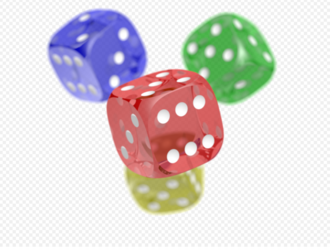
#> input picture Week_3/PNG_transparency_demonstration_2.png, 330 x 247 px, found by its file name
$ jupyter execute 05-alpha-channel.ipynb
#> lines starting #> are read from the running program, lines starting #| are printed output that depends on the picture
##Alpha channel and 4-channel images

## Alpha Channel and 4-Channel Images

In digital imaging, a **4-channel image** typically consists of **Red, Green, Blue, and Alpha (RGBA)** channels. The first three channels define color, while the **alpha channel** controls transparency.

### What Is the Alpha Channel?
The **alpha channel** stores opacity information for each pixel:
- **0 (or 0%)** → fully transparent
- **1 (or 100%)** → fully opaque
- Values in between → partial transparency

This allows images to blend smoothly with backgrounds, create soft edges, shadows, and visual effects.

### RGB vs. RGBA
- **RGB (3 channels):** Color only, no transparency
- **RGBA (4 channels):** Color + transparency via alpha

### Common Uses
- PNG images with transparent backgrounds
- UI elements and icons
- Image compositing and layering
- Video games, animation, and visual effects

### Why 4-Channel Images Matter
Using an alpha channel gives designers and developers precise control over how images appear when layered or rendered, making visuals cleaner and more flexible across different backgrounds.

> In short: **RGB defines what color a pixel is, alpha defines how visible it is.**

[cell 1]
import cv2
import matplotlib.pyplot as plt

Example to read PNG image containing four channels (Red, Green, Blue, Alpha).

[cell 2]
img = cv2.imread("C:/Users/sudob/OneDrive/Desktop/Week_3/PNG_transparency_demonstration_2.png", cv2.IMREAD_UNCHANGED)
#> img is the input picture: shape (247, 330, 4); mean B, G, R, A 213.2, 213.5, 219.5, 255
img.shape
#> Out = (247, 330, 4)

[cell 3]
bgr_image = img[...,0:3]   # bgr_image: extracts the first three channels of the image (Blue, Green, Red).
alpha_image = img[...,-1]  # alpha_image: extracts the last channel, which represents the alpha (transparency) channel.
#> alpha_image: shape (247, 330); every value is 255

rgb_image = cv2.cvtColor(bgr_image, cv2.COLOR_BGR2RGB)
plt.imshow(rgb_image); plt.title("RGB");

[cell 4]
plt.imshow(alpha_image, cmap='gray'); plt.title("Alpha");

Try with another image

[cell 5]
img = cv2.imread("C:/Users/sudob/OneDrive/Desktop/Week_3/image.png", cv2.IMREAD_UNCHANGED)
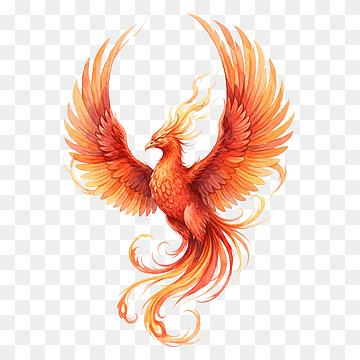
#> input picture Week_3/image.png, 360 x 360 px, found by its file name
#> img is the input picture: shape (360, 360, 3) uint16; mean B, G, R 53828, 56478, 62608.2
img.shape
#> Out = (360, 360, 3)

[cell 6]
bgr_image = img[...,0:3]
alpha_image = img[...,-1]
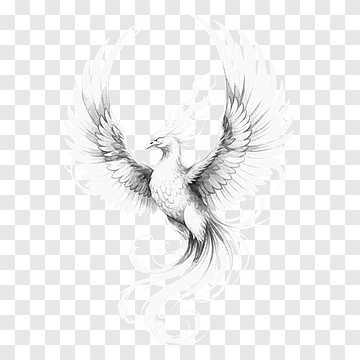
#> alpha_image: shape (360, 360) uint16; min 17907, max 65535, mean 62608.2; drawn with min black and max white

rgb_image = cv2.cvtColor(bgr_image, cv2.COLOR_BGR2RGB)
#> rgb_image: shape (360, 360, 3) uint16
plt.imshow(rgb_image); plt.title("RGB");
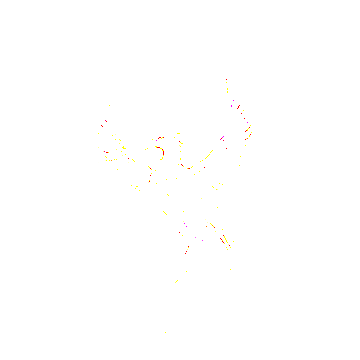
#> shown: shape (360, 360, 3); mean R, G, B 255, 254.9, 254.6
